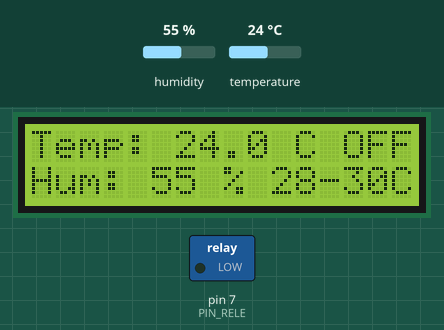
This sketch was run on a simulated Arduino Uno, built with avr-gcc and run on an emulated ATmega328P. Parts: 16×2 character LCD, switched loads named in the sketch (green lamp = pin HIGH). The inputs (shaded band) are chosen by the test bench; at power-on: temperature 24 °C, humidity 55 %. What the sketch prints to the serial monitor is not drawn.

Above: at 4.9 s.
5.0 s: temperature set to 29 °C
At 8.9 s:
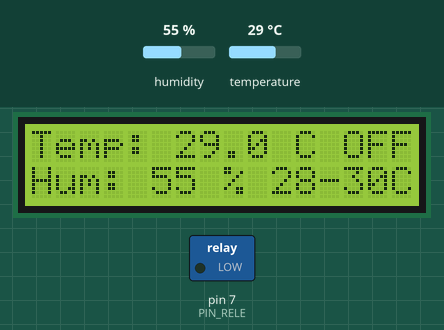
9.8 s: temperature set to 32 °C
At 12.8 s:
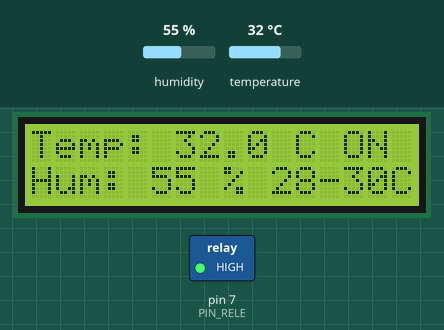
14.6 s: humidity set to 22 %
At 16.2 s:
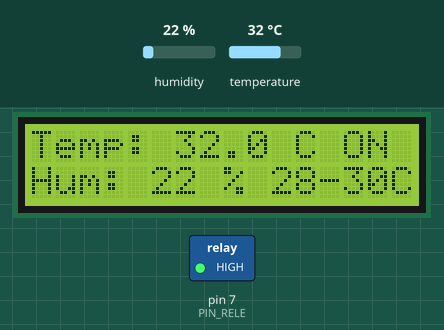
19.4 s: temperature set to 29 °C
At 20.5 s:
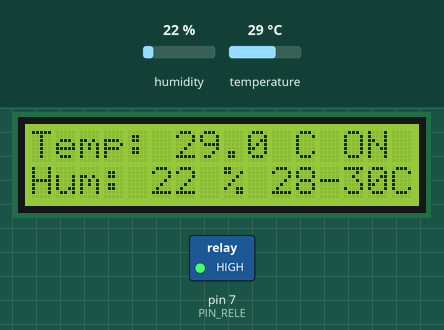
24.2 s: temperature set to 26 °C
At 28.4 s:
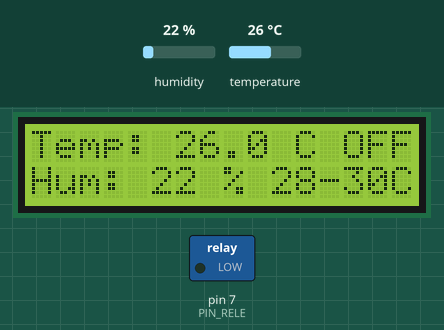
Timing chart, 0 to 29.9 s (numbered marks = the images above; inputs shaded):
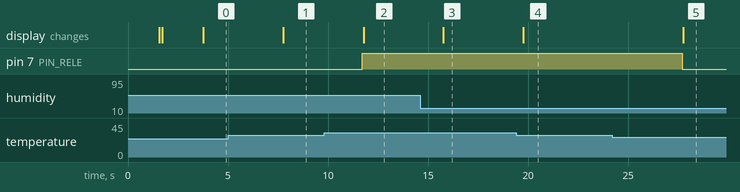

Measured:
- the behaviour switches between 30 and 31 °C on temperature (found by bisection; images 1 and 2)
- the behaviour switches between 28 and 27 °C on temperature (found by bisection; images 4 and 5)
- after the input at 5.0 s, the display: changes after 2.8 s (image 1)
- after the input at 9.8 s, pin 7 (PIN_RELE): LOW → HIGH after 1.9 s; the display: changes after 2.0 s (image 2)
- after the input at 14.6 s, the display: changes after 1.2 s (image 3)
- after the input at 19.4 s, the display: changes after 0.36 s (image 4)
- after the input at 24.2 s, pin 7 (PIN_RELE): HIGH → LOW after 3.5 s; the display: changes after 3.6 s (image 5)

The sketch:

Ejercicio11_Termostato_con_LCD.ino
```cpp
/*
  ============================================================================
  EJERCICIO 11: TERMOSTATO CON HISTERESIS Y PANTALLA LCD
  Curso Arduino IoT y Domotica - Universidad Americana (UAM)
  ============================================================================

  PLACA:        Arduino UNO R4 WiFi
  COMPONENTES:  - Sensor DHT11 (modulo de 3 terminales)
                - Modulo rele Keyestudio de 5 V (marcas S, V, G)
                - Modulo LED de 3 W Keyestudio (marcas S, V, G): la "carga"
                  que simula un ventilador
                - Pantalla LCD 16x2 con adaptador I2C (GND, VCC, SDA, SCL)
                - Fuente externa de 5 V (1 A o mas) para la carga

  CONEXIONES:   DHT11   + -> 5V   OUT -> D2   - -> GND
                LCD I2C GND -> GND   VCC -> 5V   SDA -> A4   SCL -> A5
                Rele    S -> D7   V -> 5V   G -> GND
                Contactos del rele (lado de la carga, NO van al Arduino):
                  fuente 5 V (+) -> COM del rele
                  NO del rele    -> V del modulo LED de 3 W
                  fuente 5 V (+) -> S del modulo LED de 3 W
                  fuente 5 V (-) -> G del modulo LED de 3 W

  QUE HACE:     Mide la temperatura cada 2 segundos y decide con HISTERESIS:
                  - Si la temperatura SUPERA el umbral alto, enciende la carga.
                  - La carga permanece encendida hasta que la temperatura
                    BAJA del umbral bajo.
                  - Entre los dos umbrales NO cambia nada (zona de histeresis).
                La LCD muestra temperatura, humedad y el estado de la carga.

  SEGURIDAD:    Solo se conmutan cargas de BAJA TENSION (5 V). No conecte
                aqui la red electrica de la casa.

  MONITOR SERIAL: 9600 baudios.
  ============================================================================
*/

// ============================================================================
// 1. BIBLIOTECAS
// ============================================================================

// Bus I2C (incluida en el nucleo de la placa).
#include <Wire.h>
// Sensor DHT11 (biblioteca "DHT sensor library" de Adafruit).
#include <DHT.h>
// Pantalla LCD (biblioteca "hd44780" de Bill Perry).
#include <hd44780.h>
#include <hd44780ioClass/hd44780_I2Cexp.h>

// ============================================================================
// 2. PINES Y CONSTANTES
// ============================================================================

// Pin de datos del DHT11 (terminal OUT).
const int PIN_DHT = 2;

// Pin de senal del modulo rele (terminal S).
const int PIN_RELE = 7;

// Nivel que ENCIENDE el rele. El modulo Keyestudio se activa con HIGH;
// si su modulo se activa con LOW, cambiar estos dos valores entre si.
const int NIVEL_RELE_ENCENDIDO = HIGH;
const int NIVEL_RELE_APAGADO   = LOW;

// Umbral alto: si la temperatura lo SUPERA, se enciende la carga (grados C).
const float UMBRAL_ALTO_C = 30.0;

// Umbral bajo: si la temperatura BAJA de este valor, se apaga la carga (grados C).
const float UMBRAL_BAJO_C = 28.0;

// Cada cuantos ms se lee el sensor: 2000 ms (el DHT11 no debe leerse
// mas de una vez por segundo).
const unsigned long INTERVALO_LECTURA_MS = 2000UL;

// Cuantas lecturas fallidas seguidas se toleran antes de apagar la carga.
const int FALLOS_MAXIMOS = 3;

// ============================================================================
// 3. OBJETOS Y VARIABLES DE ESTADO
// ============================================================================

// Objeto del sensor (pin y tipo de sensor).
DHT sensor(PIN_DHT, DHT11);

// Objeto de la pantalla; la biblioteca busca sola la direccion I2C.
hd44780_I2Cexp lcd;

// Indica si la carga (el rele) esta encendida.
bool cargaEncendida = false;

// Cuantas lecturas fallidas seguidas hay.
int fallos = 0;

// Cuantas veces ha cambiado de estado el rele desde el encendido.
unsigned long conmutaciones = 0;

// Instante (millis) de la ultima lectura.
unsigned long ultimaLectura = 0;

// Indica si la pantalla respondio al iniciarse.
bool lcdDisponible = false;

// ============================================================================
// 4. FUNCIONES PROPIAS
// ============================================================================

// Escribe un texto en una fila de la LCD, completado con espacios hasta
// 16 caracteres para borrar restos del texto anterior (sin usar clear()).
void escribirFila(int fila, String texto) {
  // Si no hay pantalla, no se hace nada.
  if (!lcdDisponible) {
    return;
  }
  // Rellena con espacios hasta 16 caracteres.
  while (texto.length() < 16) {
    texto += ' ';
  }
  // Escribe solo los primeros 16 caracteres.
  lcd.setCursor(0, fila);
  lcd.print(texto.substring(0, 16));
}

// Enciende o apaga la carga y lleva la cuenta de las conmutaciones.
void cambiarCarga(bool encender) {
  // Pone el pin del rele en el nivel que corresponde.
  digitalWrite(PIN_RELE, encender ? NIVEL_RELE_ENCENDIDO : NIVEL_RELE_APAGADO);
  // Solo cuenta si realmente hubo un cambio de estado.
  if (encender != cargaEncendida) {
    conmutaciones++;
  }
  cargaEncendida = encender;
}

// Texto corto del estado de la carga para la LCD.
String textoEstado() {
  if (cargaEncendida) {
    return "ON";
  }
  return "OFF";
}

// ============================================================================
// 5. setup(): SE EJECUTA UNA SOLA VEZ AL ENCENDER
// ============================================================================
void setup() {
  // Abre la comunicacion con el Monitor Serial a 9600 baudios.
  Serial.begin(9600);
  delay(1500);

  // El rele se deja APAGADO antes de configurar el pin como salida,
  // para que no se active por un instante al encender.
  digitalWrite(PIN_RELE, NIVEL_RELE_APAGADO);
  pinMode(PIN_RELE, OUTPUT);

  // Inicia el sensor DHT11.
  sensor.begin();

  // Inicia la pantalla (16 columnas, 2 filas). Devuelve 0 si la encontro.
  int estado = lcd.begin(16, 2);
  if (estado == 0) {
    lcdDisponible = true;
    lcd.backlight();
    lcd.clear();
  }

  // Mensajes de bienvenida.
  Serial.println("TERMOSTATO CON HISTERESIS - ARDUINO UNO R4 WIFI");
  Serial.println("-----------------------------------------------");
  if (!lcdDisponible) {
    Serial.println("Aviso: no se encontro la pantalla LCD. Revise SDA y SCL.");
  }
  Serial.print("Carga ON si la temperatura supera ");
  Serial.print(UMBRAL_ALTO_C, 1);
  Serial.print(" C; OFF si baja de ");
  Serial.print(UMBRAL_BAJO_C, 1);
  Serial.println(" C");

  // Muestra los umbrales en la LCD durante 2 segundos.
  escribirFila(0, "Termostato UAM");
  escribirFila(1, "ON>" + String((int)UMBRAL_ALTO_C) + " OFF<" + String((int)UMBRAL_BAJO_C) + " C");
  delay(2000);
}

// ============================================================================
// 6. loop(): SE REPITE CONTINUAMENTE
// ============================================================================
void loop() {
  // Lee el reloj una sola vez por vuelta.
  unsigned long ahora = millis();

  // Solo se mide cada 2 segundos.
  if (ahora - ultimaLectura < INTERVALO_LECTURA_MS) {
    return;
  }
  ultimaLectura = ahora;

  // Lee temperatura (grados C) y humedad relativa (%).
  float temperatura = sensor.readTemperature();
  float humedad = sensor.readHumidity();

  // ---------------------------------------------------------------------
  // LECTURA NO VALIDA
  // ---------------------------------------------------------------------
  if (isnan(temperatura) || isnan(humedad)) {
    fallos++;
    Serial.print("Error al leer el DHT11 (");
    Serial.print(fallos);
    Serial.println(" seguidos)");

    // Con varios fallos seguidos, por seguridad se apaga la carga.
    if (fallos >= FALLOS_MAXIMOS) {
      if (cargaEncendida) {
        cambiarCarga(false);
        Serial.println(">>> APAGADA: el sensor no responde");
      }
      escribirFila(0, "Error DHT11");
      escribirFila(1, "Carga: " + textoEstado());
    }
    return;
  }
  // Lectura valida: se reinicia el contador de fallos.
  fallos = 0;

  // ---------------------------------------------------------------------
  // DECISION CON HISTERESIS
  // ---------------------------------------------------------------------
  if (!cargaEncendida && temperatura > UMBRAL_ALTO_C) {
    // Estaba apagada y la temperatura supero el umbral alto: se enciende.
    cambiarCarga(true);
    Serial.print(">>> ENCENDIDA: ");
    Serial.print(temperatura, 1);
    Serial.print(" C supera el umbral alto (");
    Serial.print(UMBRAL_ALTO_C, 1);
    Serial.println(" C)");
  } else if (cargaEncendida && temperatura < UMBRAL_BAJO_C) {
    // Estaba encendida y la temperatura bajo del umbral bajo: se apaga.
    cambiarCarga(false);
    Serial.print(">>> APAGADA: ");
    Serial.print(temperatura, 1);
    Serial.print(" C bajo del umbral bajo (");
    Serial.print(UMBRAL_BAJO_C, 1);
    Serial.println(" C)");
  }
  // En cualquier otro caso (incluida la zona entre los dos umbrales)
  // el estado de la carga no cambia.

  // ---------------------------------------------------------------------
  // PANTALLA LCD
  // ---------------------------------------------------------------------
  // Fila 1: "Temp: 28.5 C ON"
  String fila1 = "Temp: ";
  fila1 += String(temperatura, 1);
  fila1 += " C ";
  fila1 += textoEstado();
  escribirFila(0, fila1);

  // Fila 2: "Hum: 60 % 28-30C" (humedad y banda de histeresis)
  String fila2 = "Hum: ";
  fila2 += String((int)(humedad + 0.5));
  fila2 += " % ";
  fila2 += String((int)UMBRAL_BAJO_C);
  fila2 += "-";
  fila2 += String((int)UMBRAL_ALTO_C);
  fila2 += "C";
  escribirFila(1, fila2);

  // ---------------------------------------------------------------------
  // MONITOR SERIAL
  // ---------------------------------------------------------------------
  Serial.print("Temp: ");
  Serial.print(temperatura, 1);
  Serial.print(" C | Hum: ");
  Serial.print(humedad, 0);
  Serial.print(" % | Carga: ");
  Serial.print(cargaEncendida ? "ENCENDIDA" : "APAGADA");
  Serial.print(" | Conmutaciones: ");
  Serial.println(conmutaciones);
}
```
